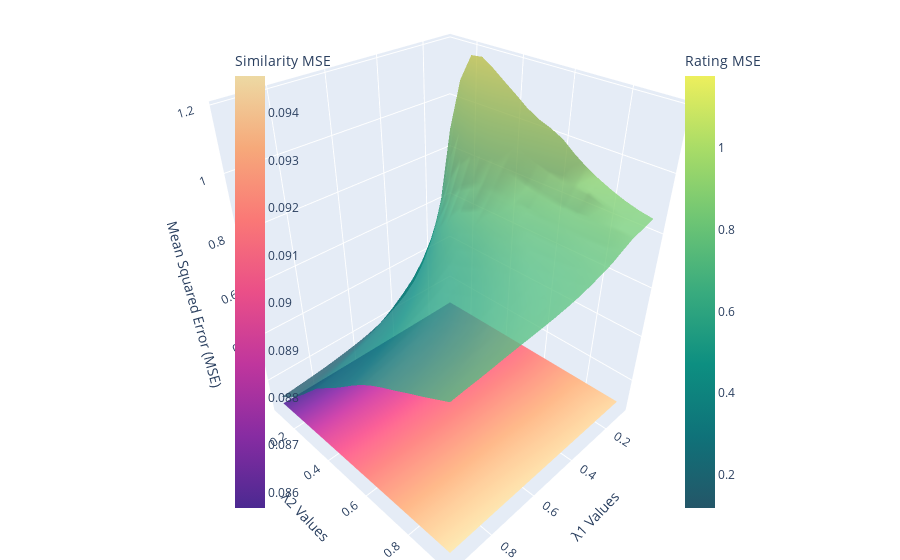

Source (notebook cell):
### Code cell
import plotly.graph_objects as go

# Create a 3D surface plot for similarity matrix errors
fig = go.Figure()

# Add the first surface for similarity matrix errors
fig.add_trace(go.Surface(
    z=mse_similarity_grid,
    x=lambda_1_values,
    y=lambda_2_values,
    colorscale='Agsunset',
    name="Similarity Matrix MSE(W)",
    showscale=True,
    colorbar=dict(
        title="Similarity MSE",
        x=0.25,  # Position of the colorbar
        len=0.85  # Length of the colorbar
    )
))

# Add the second surface for rating matrix errors
fig.add_trace(go.Surface(
    z=mse_rating_grid,
    x=lambda_1_values,
    y=lambda_2_values,
    colorscale='Aggrnyl',
    name="Rating Matrix MSE(R_hat)",
    showscale=True,
    opacity=0.8,
    colorbar=dict(
        title="Rating MSE",
        x=0.75,  # Position of the colorbar (shifted right)
        len=0.85  # Length of the colorbar
    )
))

# Update layout for better visualization
fig.update_layout(
    title="SLIM Model: 3D Surface Plot of Errors",
    scene=dict(
        xaxis_title='λ1 Values',
        yaxis_title='λ2 Values',
        zaxis_title='Mean Squared Error (MSE)'
    ),
    margin=dict(l=0, r=0, b=0, t=0)
)

# Show the interactive plot
fig.show()

### Figure 1 — Plotly figure (JSON) as saved in the notebook; plotly's stock layout.template omitted (floating-point values rounded to 4 significant figures; data arrays with more than 128 entries replaced by an {"elided": "..."} marker saying what was removed)
{"data": [{"colorbar": {"len": 0.85, "title": {"text": "Similarity MSE"}, "x": 0.25}, "colorscale": [[0, "rgb(75, 41, 145)"], [0.1667, "rgb(135, 44, 162)"], [0.3333, "rgb(192, 54, 157)"], [0.5, "rgb(234, 79, 136)"], [0.6667, "rgb(250, 120, 118)"], [0.8333, "rgb(246, 169, 122)"], [1, "rgb(237, 217, 163)"]], "name": "Similarity Matrix MSE(W)", "showscale": true, "type": "surface", "x": [0.1, 0.15, 0.2, 0.25, 0.3, 0.35, 0.4, 0.45, 0.5, 0.55, 0.6, 0.65, 0.7, 0.75, 0.8, 0.85, 0.9, 0.95], "y": [0.1, 0.15, 0.2, 0.25, 0.3, 0.35, 0.4, 0.45, 0.5, 0.55, 0.6, 0.65, 0.7, 0.75, 0.8, 0.85, 0.9, 0.95], "z": {"elided": "18x18 float values"}}, {"colorbar": {"len": 0.85, "title": {"text": "Rating MSE"}, "x": 0.75}, "colorscale": [[0, "rgb(36, 86, 104)"], [0.1667, "rgb(15, 114, 121)"], [0.3333, "rgb(13, 143, 129)"], [0.5, "rgb(57, 171, 126)"], [0.6667, "rgb(110, 197, 116)"], [0.8333, "rgb(169, 220, 103)"], [1, "rgb(237, 239, 93)"]], "name": "Rating Matrix MSE(R_hat)", "opacity": 0.8, "showscale": true, "type": "surface", "x": [0.1, 0.15, 0.2, 0.25, 0.3, 0.35, 0.4, 0.45, 0.5, 0.55, 0.6, 0.65, 0.7, 0.75, 0.8, 0.85, 0.9, 0.95], "y": [0.1, 0.15, 0.2, 0.25, 0.3, 0.35, 0.4, 0.45, 0.5, 0.55, 0.6, 0.65, 0.7, 0.75, 0.8, 0.85, 0.9, 0.95], "z": {"elided": "18x18 float values"}}], "layout": {"margin": {"b": 0, "l": 0, "r": 0, "t": 0}, "scene": {"xaxis": {"title": {"text": "λ1 Values"}}, "yaxis": {"title": {"text": "λ2 Values"}}, "zaxis": {"title": {"text": "Mean Squared Error (MSE)"}}}, "title": {"text": "SLIM Model: 3D Surface Plot of Errors"}}}
